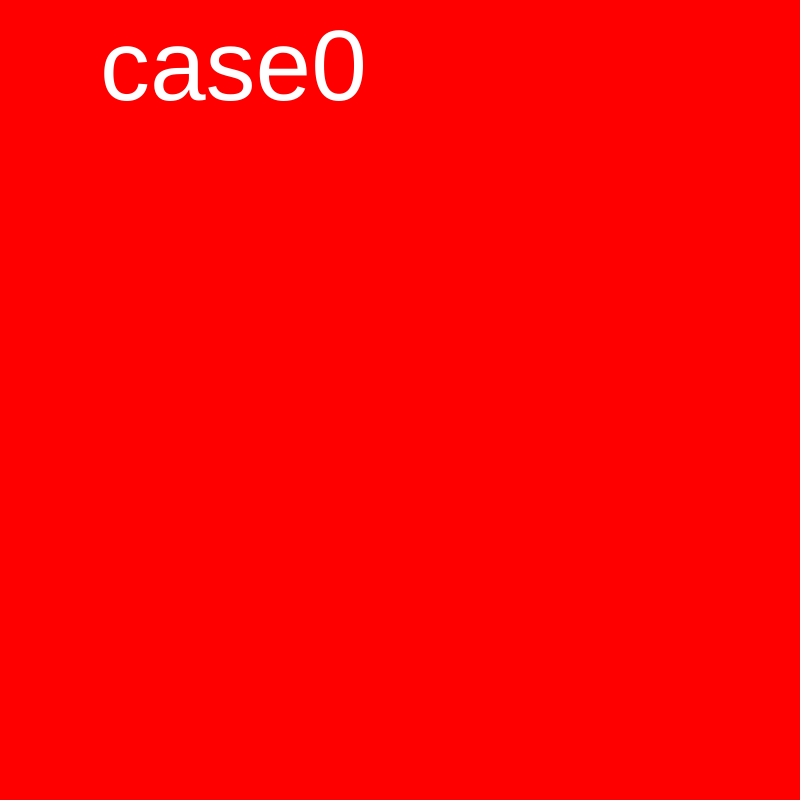
Frame 1 (no input)
Frame 60 (no input): identical to frame 1, image omitted
Frame 120 (the mouse pressed at the canvas centre since frame 60): identical to frame 1, image omitted

The p5.js sketch that drew this single still picture (run headless with seeded random() and noise() and a simulated clock; from frame 60 on, the mouse is pressed at the canvas centre):

// p5.js sketch
// ── sketch.js
var myState =0;

function setup() {
  // put setup code here
  createCanvas(800,800);
}

function draw() {

switch(myState){
    case 0:
    background(255, 0, 0);
    fill('white');
    textSize(100);
    text("case0",100,100);
    break;

    case 1:
    background(0, 255, 0);
    fill('black');
    textSize(100);
    text("case1",100,100);
    break;

    case 2:
    background(0, 0, 255);
    fill('gold');
    textSize(100);
    text("case2",100,100);
    break;

}
}
function mouseReleased(){
  //add one to myState
  // if myState got past 2, reset it to 0
  myState++;
  if(myState >2){
    myState=0;
  }
}
